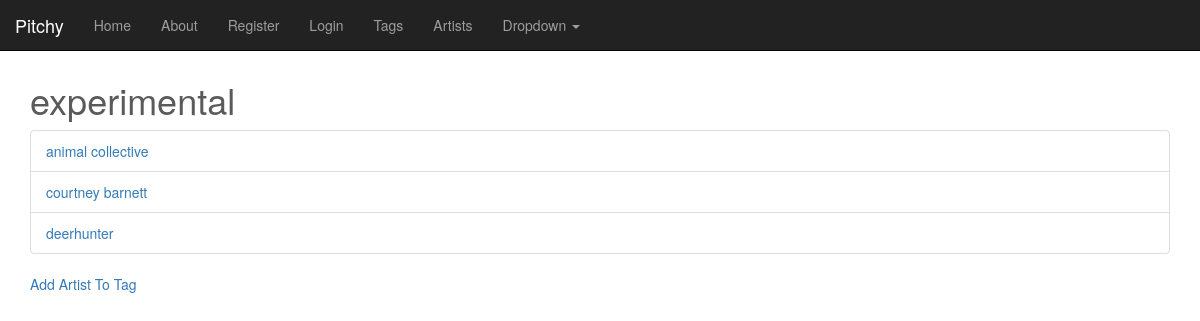
The app's page /tags/experimental/, older data.
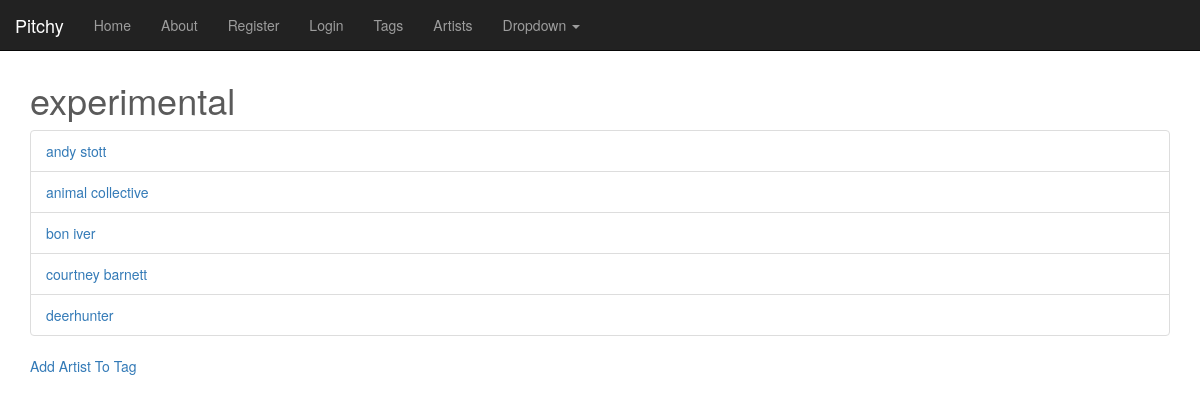
The same page, newer data.
### cherry/models.py (models this page shows, shortened)
class Artist(models.Model):
    name = models.CharField(max_length=128, unique=True)
    tags = models.ManyToManyField('Tag', through=TagArtist)
    slug = models.SlugField(unique=True)
    class Meta:
        ordering = ('name', )

### cherry/views.py (the view)
# urls.py: url(r'^tags/(?P<tag_name_slug>[\w\d-]+)/$', views.tag, name='tag'),
def tag(request, tag_name_slug):
    tag = Tag.objects.get(slug=tag_name_slug)
    context_dict = {'name': tag.name}
    artists = Artist.objects.filter(tags=tag)
    context_dict['tag'] = tag
    context_dict['slug'] = tag_name_slug
    context_dict['artists'] = artists
    return render(request, 'cherry/tag.html', context_dict)

### templates/cherry/tag.html
{% extends 'base.html' %}
{% block body_block %}
    <h1>{{ tag.name }}</h1>
    <ul class="list-group">
    {% if artists %}
        {% for artist in artists %}
        <li class="list-group-item"><a href="{% url 'artist' artist.slug %}">{{ artist.name }}</a></li>
        {% endfor %}
    {% endif %}
    </ul>
    <a href="{% url 'add_artist_to_tag' tag.slug %}">Add Artist To Tag</a>
{% endblock %}

Row changes from the older to the newer data that the page shows:
added Artist: name "andy stott"
added Artist: name "bon iver"
